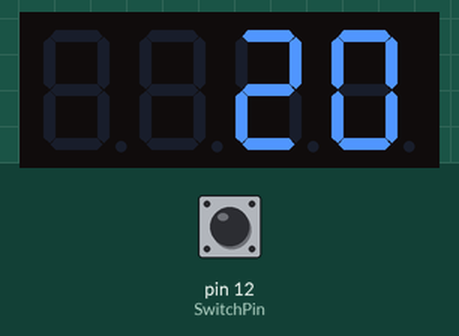
This sketch was run on a simulated Arduino Uno, built with avr-gcc and run on an emulated ATmega328P. On the bench: 4-digit seven-segment display. Inputs (shaded band) come from the test bench; at power-on: pin 12 (SwitchPin) HIGH. Random numbers use the default seed unless the sketch sets one.

Above: at 2.9 s.
3.0 s: pin 12 (SwitchPin) pulled LOW for 3.2 s
At 6.5 s:
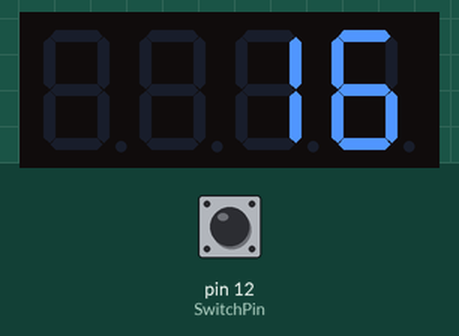
7.7 s: pin 12 (SwitchPin) pulled LOW for 0.15 s
9.3 s: pin 12 (SwitchPin) pulled LOW for 1 s
At 11.2 s:
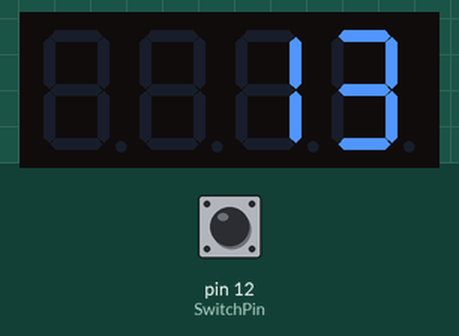
11.8 s: pin 12 (SwitchPin) pulled LOW for 0.15 s
At 12.5 s:
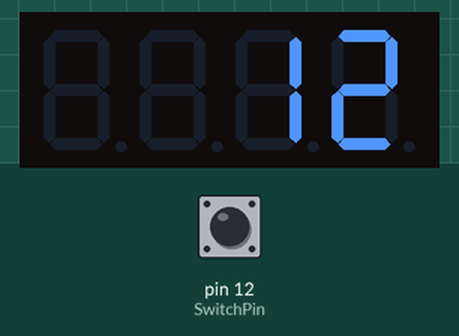
Timing chart, 0 to 14.4 s (numbered marks = the images above; inputs shaded):
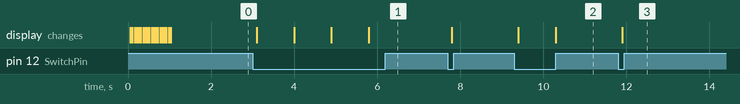

Measured:
- after the input at 3.0 s, the display: first changes after 0.10 s (image 1 shows a later state)
- after the input at 9.3 s, the display: first changes after 0.10 s (image 2 shows a later state)
- after the input at 11.8 s, the display: changes after 0.10 s (image 3)

The sketch:

IR_gun_SG2019.ino
```cpp
#include "SevenSegmentTM1637.h" // Digitial Display
#include "SevenSegmentExtended.h"
#include "SevenSegmentFun.h"
#include <IRremote.h> // IR emitter
#include <SoftwareSerial.h> // Set up the Serial MP3 Player module
#define ARDUINO_RX 5// Connect to TX of Serial MP3 Player module
#define ARDUINO_TX 6// Connect to RX of Serial MP3 Player module
SoftwareSerial mySerial(ARDUINO_RX, ARDUINO_TX);
static int8_t Send_buf[8] = {0} ;

#define CMD_SEL_DEV 0X09
#define DEV_TF 0X02
#define CMD_PLAY_W_INDEX 0X03 // DATA IS REQUIRED (number of song)
#define CMD_PLAY_W_VOL 0X22 // Data is needed  0x7E 06 22 00 xx yy EF;(xx volume)(yy number of song)
#define CMD_PLAY 0X0D
#define CMD_PAUSE 0X0E
#define CMD_PREVIOUS 0X02
#define CMD_NEXT 0X01

// Set up the display
const int CLK = 9; // Set the CLK pin connection to the display
const int DIO = 8; // Set the DIO pin connection to the display
SevenSegmentFun    display(CLK, DIO);

IRsend irsend;

//int resetBut = 10; // Reset the game for next player. I decided against implementing this
int SwitchPin = 12;
int bullet = 20;
int randTrackNo;
int PrevTrackNo;

void setup()
{
  mySerial.begin(9600);
  Serial.begin(9600);
  display.begin();            // Initializes the display
  display.setCursor(0, 2);    // Set position of digits
  display.setBacklight(100);  // Set the brightness to 100 %
  //pinMode(resetBut, INPUT); // Ended up not using my final design
  //digitalWrite(resetBut, HIGH); // Ended up not using my final design
  pinMode(SwitchPin, INPUT);
  digitalWrite(SwitchPin, HIGH);
  display.print(bullet);

  delay(500);
  sendCommand(CMD_SEL_DEV, DEV_TF);// Select the SD card for Audio
  delay(200);
  sendCommand(CMD_PLAY_W_VOL, 0X1E01);// Play first audio clip. Used to play intro music
}

void loop() {
  //Serial.println(digitalRead(SwitchPin));
  for (bullet; bullet > 0;) {
    if (digitalRead(SwitchPin) == 0) {
      randTrackNo = random(2, 6); // Randomizing the gun sound FX. I had a few different gun shot sounds on the SD card to chose from
      while (randTrackNo == PrevTrackNo) { // Checks for repeating numbers. Prevents playing the same sound twice in a row
        randTrackNo = random(2, 6);
      }
      PrevTrackNo = randTrackNo;
      sendCommand(0x03, randTrackNo); // Play gunshot sound FX
      irsend.sendNEC(0xFFE01F, 32); // Sony TV power code

      bullet--; // Decrease bullet count by 1
      display.clear();
      if (bullet >= 10) {
        display.setCursor(0, 2);
      } else {
        display.setCursor(0, 3);
      }
      display.print(bullet); // Update display
      delay(800); // Time between each instance the trigger can be pulled

    }
    if (bullet <= 0) {
      sendCommand(CMD_PLAY_W_VOL, 0X1E06);// Play 'Game Over' audio
      gameOver();
    }
  }
  // I coded the following section when I was going to use a reset button. I nixed this in the final implementation

  //for (bullet; bullet <= 0;) { // Once all ammo is used, user can either wait or press second button to start again. This begins the countdown
  //   for (int counter = 0; counter < 45;) {
  //   counter++;
  //Serial.println("Waiting");
  //Serial.println(digitalRead(resetBut));
  //if (digitalRead(resetBut) == 0) //Second button to reset ammo.
  //{
  //Serial.println("Ready");
  //bullet = 20;
  //display.clear();
  //display.setCursor(0, 2);
  //display.print(bullet);
  // }

  //    delay(200);
  //  }
  // bullet = 20; //If timer runs out, the ammo is reset.
  //   display.clear();
  //   display.setCursor(0, 2);
  //   display.print(bullet);
  // }
}

void gameOver() {

  for (int i = 0; i <= 8; i++) { // Blinking display while the 'Game Over' audio played
    display.clear();
    display.setCursor(0, 0);
    display.print("0000");
    delay(200);
    display.clear();
    delay(200);
  }
  display.clear();
  display.setCursor(0, 0);
  display.print("-gg-"); // gg = good game
  delay(10000);
  bullet = 20; //Reset bullet count
  display.clear();
  display.setCursor(0, 2);
  display.print(bullet); // Ready for a new game
}

void sendCommand(int8_t command, int16_t dat) // Used to communicate with Serial MP3 player module
{
  delay(20);
  Send_buf[0] = 0x7e; //starting byte
  Send_buf[1] = 0xff; //version
  Send_buf[2] = 0x06; //the number of bytes of the command without starting byte and ending byte
  Send_buf[3] = command; //
  Send_buf[4] = 0x00;//0x00 = no feedback, 0x01 = feedback
  Send_buf[5] = (int8_t)(dat >> 8);//datah
  Send_buf[6] = (int8_t)(dat); //datal
  Send_buf[7] = 0xef; //ending byte
  for (uint8_t i = 0; i < 8; i++) //
  {
    mySerial.write(Send_buf[i]) ;
  }
}
```
